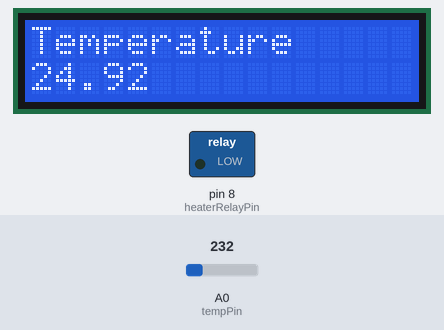
Simulated run of this sketch. Board: Arduino Uno, built with avr-gcc and run on an emulated ATmega328P. On the bench: 16×2 character LCD, switched loads named in the sketch (green lamp = pin HIGH). Inputs (shaded band) come from the test bench; at power-on: A0 (tempPin) = 232.

Above: at 1.2 s.
1.3 s: A0 (tempPin) set to 250
At 3.2 s:
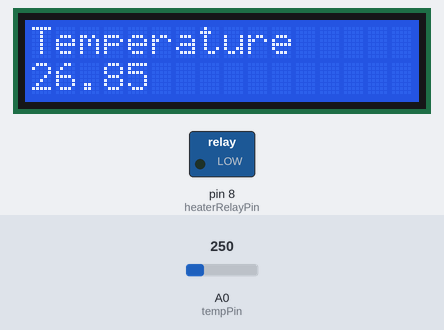
3.5 s: A0 (tempPin) set to 266
At 5.1 s:
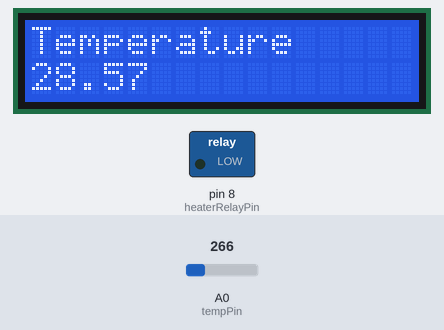
5.6 s: A0 (tempPin) set to 290
At 7.0 s:
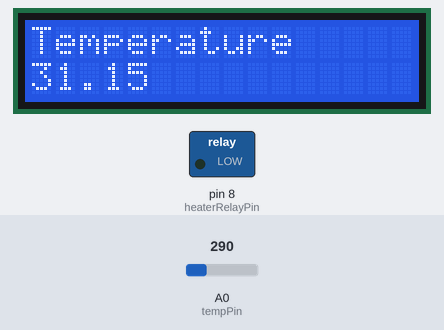
Timing chart, 0 to 8.6 s (numbered marks = the images above; inputs shaded):
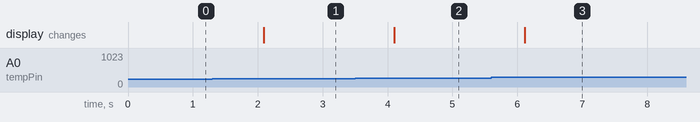

The sketch:

Nespresso.ino
```cpp
#include <Wire.h>
#include <LiquidCrystal_I2C.h>

LiquidCrystal_I2C lcd(0x27, 2, 1, 0, 4, 5, 6, 7, 3, POSITIVE);  // Set the LCD I2C address

float tempC;
int reading;
const int tempPin = A0;

const int heaterRelayPin = 8;
boolean heaterOn = false;

void setup(){
  analogReference(INTERNAL);
  pinMode(heaterRelayPin,OUTPUT);
  digitalWrite(heaterRelayPin,heaterOn);

  lcd.begin(16,2);   // initialize the lcd for 16 chars 2 lines, turn on backlight

  lcd.backlight(); // finish with backlight on

  lcd.setCursor(0,0); //Start at character 4 on line 0
  lcd.print("Temperature");
}

void loop(){
  reading = analogRead(tempPin);
  tempC = reading / 9.31;

  lcd.setCursor(0,1);
  lcd.print(String(tempC));

  if((tempC > 30) && (heaterOn == false)){
    heaterOn = false;
    digitalWrite(heaterRelayPin,heaterOn);
    //Serial.println("Heater OFF now!");
  }
  else if((tempC<27) && (heaterOn == true)){
    heaterOn = true;
    digitalWrite(heaterRelayPin,heaterOn);
    //Serial.println("Heater ON now!");
  }
  delay(1000);
}
```

Measured:
- after the input at 1.3 s, the display: changes after 0.79 s (image 1)
- after the input at 3.5 s, the display: changes after 0.60 s (image 2)
- after the input at 5.6 s, the display: changes after 0.52 s (image 3)
